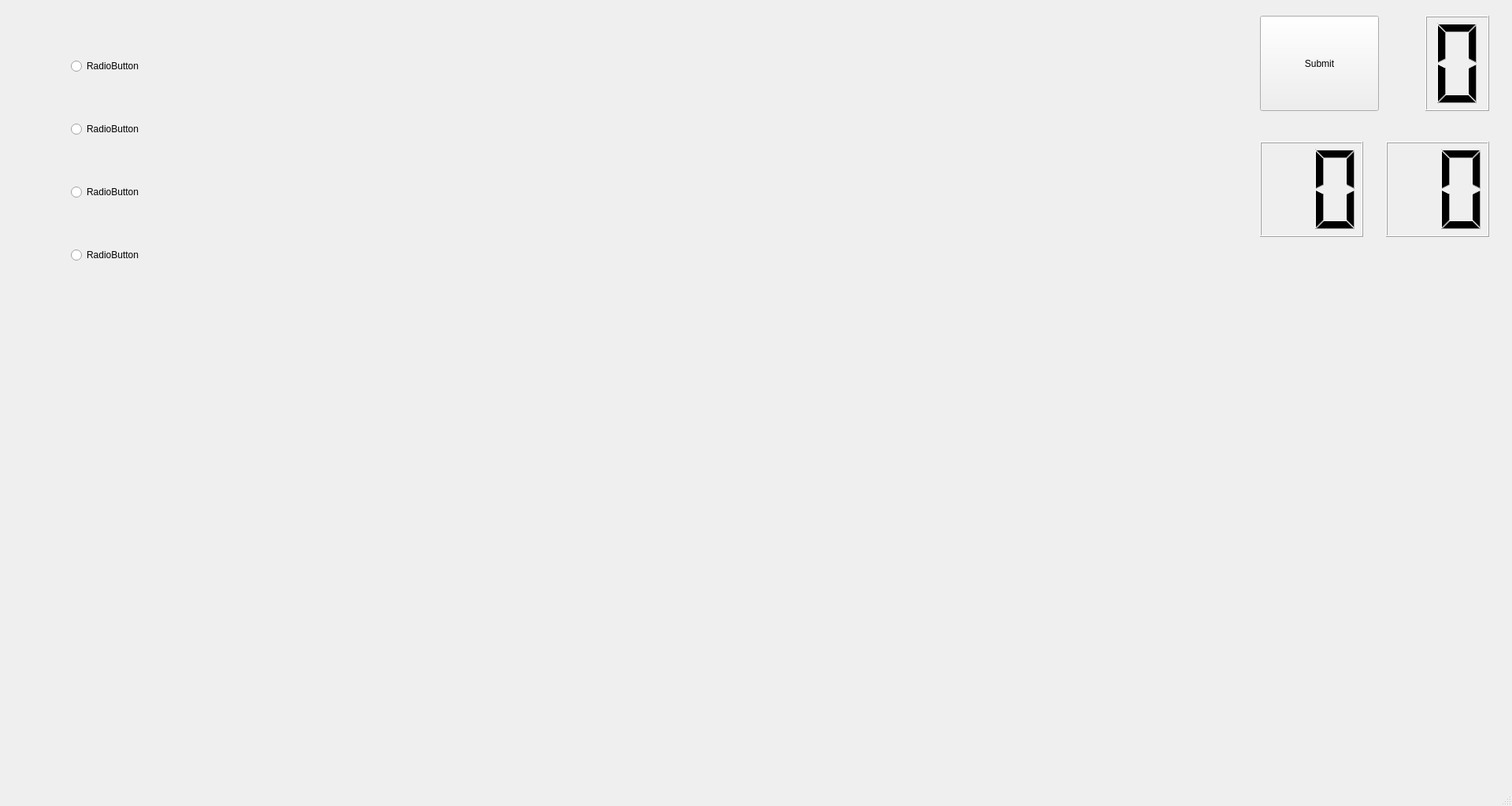
<?xml version="1.0" encoding="UTF-8"?>
<ui version="4.0">
 <class>MainWindow</class>
 <widget class="QMainWindow" name="MainWindow">
  <property name="geometry">
   <rect>
    <x>0</x>
    <y>0</y>
    <width>1920</width>
    <height>1024</height>
   </rect>
  </property>
  <property name="windowTitle">
   <string>英中單字對照</string>
  </property>
  <widget class="QWidget" name="centralwidget">
   <widget class="QLCDNumber" name="lcdNumber">
    <property name="geometry">
     <rect>
      <x>1810</x>
      <y>20</y>
      <width>81</width>
      <height>121</height>
     </rect>
    </property>
    <property name="digitCount">
     <number>1</number>
    </property>
   </widget>
   <widget class="QPushButton" name="pushButton">
    <property name="geometry">
     <rect>
      <x>1600</x>
      <y>20</y>
      <width>151</width>
      <height>121</height>
     </rect>
    </property>
    <property name="styleSheet">
     <string notr="true">font: 16pt &quot;Candara&quot;;</string>
    </property>
    <property name="text">
     <string>Submit</string>
    </property>
   </widget>
   <widget class="QLabel" name="label_2">
    <property name="geometry">
     <rect>
      <x>100</x>
      <y>440</y>
      <width>771</width>
      <height>81</height>
     </rect>
    </property>
    <property name="styleSheet">
     <string notr="true">font: 16pt &quot;Cambria Math&quot;;</string>
    </property>
    <property name="text">
     <string/>
    </property>
   </widget>
   <widget class="QWidget" name="gridLayoutWidget">
    <property name="geometry">
     <rect>
      <x>90</x>
      <y>20</y>
      <width>1291</width>
      <height>371</height>
     </rect>
    </property>
    <layout class="QGridLayout" name="gridLayout">
     <item row="3" column="0">
      <widget class="QRadioButton" name="radioButton_2">
       <property name="text">
        <string>RadioButton</string>
       </property>
      </widget>
     </item>
     <item row="2" column="0">
      <widget class="QRadioButton" name="radioButton_1">
       <property name="text">
        <string>RadioButton</string>
       </property>
      </widget>
     </item>
     <item row="4" column="0">
      <widget class="QRadioButton" name="radioButton_3">
       <property name="text">
        <string>RadioButton</string>
       </property>
      </widget>
     </item>
     <item row="5" column="0">
      <widget class="QRadioButton" name="radioButton_4">
       <property name="text">
        <string>RadioButton</string>
       </property>
      </widget>
     </item>
    </layout>
   </widget>
   <widget class="QLabel" name="label_3">
    <property name="geometry">
     <rect>
      <x>100</x>
      <y>400</y>
      <width>721</width>
      <height>51</height>
     </rect>
    </property>
    <property name="frameShape">
     <enum>QFrame::NoFrame</enum>
    </property>
    <property name="lineWidth">
     <number>0</number>
    </property>
    <property name="text">
     <string/>
    </property>
   </widget>
   <widget class="QLCDNumber" name="lcdNumber_2">
    <property name="geometry">
     <rect>
      <x>1760</x>
      <y>180</y>
      <width>131</width>
      <height>121</height>
     </rect>
    </property>
    <property name="digitCount">
     <number>2</number>
    </property>
   </widget>
   <widget class="QLCDNumber" name="lcdNumber_3">
    <property name="geometry">
     <rect>
      <x>1600</x>
      <y>180</y>
      <width>131</width>
      <height>121</height>
     </rect>
    </property>
    <property name="digitCount">
     <number>2</number>
    </property>
   </widget>
  </widget>
  <widget class="QMenuBar" name="menubar">
   <property name="geometry">
    <rect>
     <x>0</x>
     <y>0</y>
     <width>1920</width>
     <height>21</height>
    </rect>
   </property>
  </widget>
  <widget class="QStatusBar" name="statusbar"/>
 </widget>
 <resources/>
 <connections/>
</ui>
